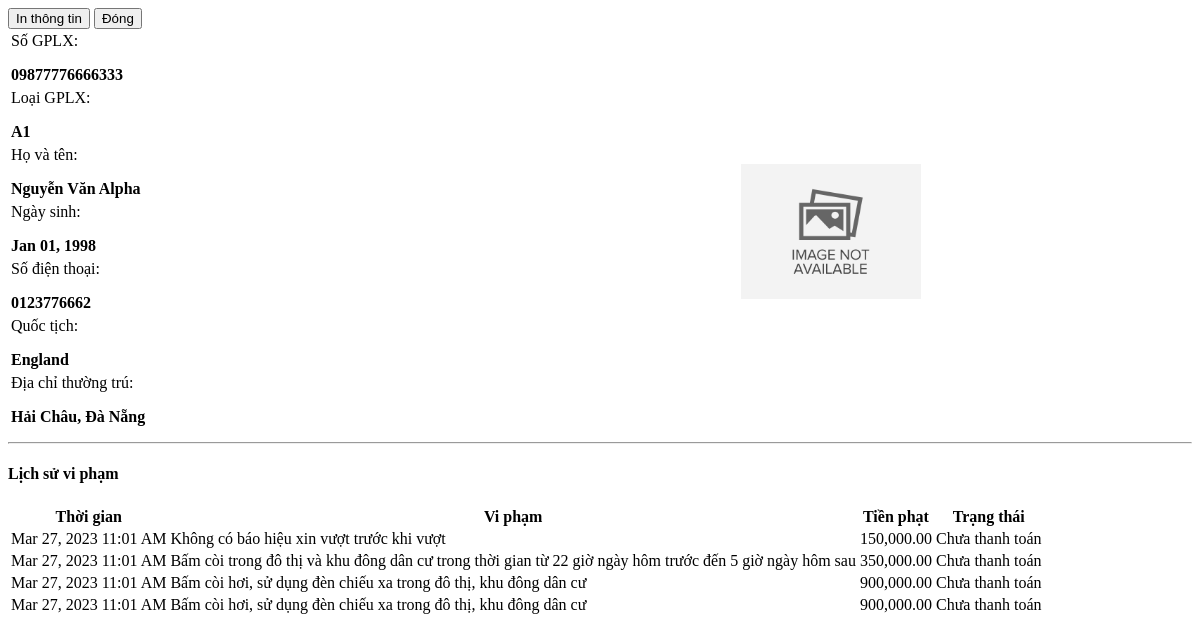
Before: /admin/drivers/view_details.php?id=9 with the older database file.
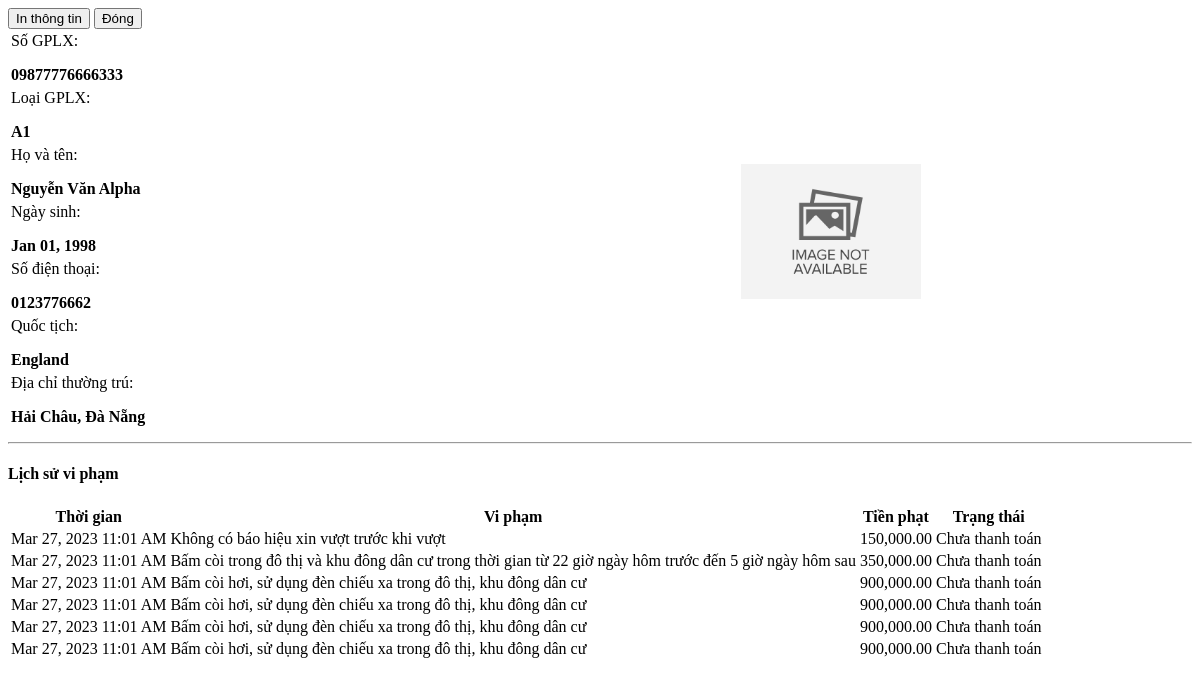
After: the same page with the newer database file.
### tables this page shows
CREATE TABLE `violation_items` (
  `driver_violation_id` int(30) NOT NULL,
  `violation_id` int(30) DEFAULT NULL,
  `fine` float NOT NULL,
  `status` tinyint(1) NOT NULL DEFAULT 0 COMMENT '0=pending, 1=paid',
  `date_created` datetime NOT NULL DEFAULT current_timestamp()
);

CREATE TABLE `violations` (
  `id` int(30) NOT NULL,
  `code` varchar(50) NOT NULL,
  `name` text NOT NULL,
  `description` text NOT NULL,
  `min_fine` float NOT NULL,
  `max_fine` float NOT NULL,
  `law_id` int(30) NOT NULL,
  `fine` float NOT NULL,
  `status` tinyint(4) NOT NULL DEFAULT 1 COMMENT '0=Inactive, 1=Active',
  `date_created` datetime NOT NULL DEFAULT current_timestamp(),
  `date_updated` datetime DEFAULT NULL ON UPDATE current_timestamp()
);

### config.php (called while the page is built, shortened)
<?php
function validate_image($file){
	if(!empty($file)){
		if(is_file(base_app.$file)){
			return base_url.$file;
		}else{
			return base_url.'dist/img/no-image-available.png';
		}
	}else{
		return base_url.'dist/img/no-image-available.png';
	}
}
?>

### admin/drivers/view_details.php (the view, shortened to what this page needs)
<?php
require_once('../../config.php');
if(isset($_GET['id']) && $_GET['id'] > 0){
    $qry2 = $conn->query("SELECT * from `drivers_meta` where driver_id = '{$_GET['id']}' ");
}
?>
<div class="container-fluid">
    <div class="w-100 d-flex justify-content-end mb-2">
        <button class="btn btn-flat btn-sm btn-default bg-lightblue" type="button" id="print"><i class="fa fa-print"></i> In thông tin</button>
        <button class="btn btn-flat btn-sm btn-default bg-black" data-dismiss="modal"><i class="fa fa-times"></i> Đóng</button>
    </div>
    <div class="border border-dark px-2 py-2" id="print_out">
        <table class="table">
            <tr class='boder-0'>
                <td width="80%" class='boder-0 align-bottom'>
                    <div class="row">
                        <div class="col-12">
                            <div class="d-flex w-max-100">
                                <label class="float-left w-auto whitespace-nowrap">Số GPLX:</label>
                                <p class="col-md-auto border-bottom border-dark w-100"><b><?php echo $license_id_no ?></b></p>
                            </div>
                            <div class="d-flex w-max-100">
                                <label class="float-left w-auto whitespace-nowrap">Loại GPLX:</label>
                                <p class="col-md-auto border-bottom border-dark w-100"><b><?php echo $license_type ?></b></p>
                            </div>
                            <div class="d-flex w-max-100">
                                <label class="float-left w-auto whitespace-nowrap">Họ và tên:</label>
                                <p class="col-md-auto border-bottom border-dark w-100"><b><?php echo $name ?></b></p>
                            </div>
                            <div class="row justify-content-between  w-max-100">
                                <div class="col-6 d-flex w-max-100">
                                    <label class="float-left w-auto whitespace-nowrap">Ngày sinh: </label>
                                    <p class="col-md-auto border-bottom px-2 border-dark w-100"><b><?php echo date("M d, Y",strtotime($dob)) ?></b></p>
                                </div>
                                <div class="col-6 d-flex w-max-100">
                                    <label class="float-left w-auto whitespace-nowrap">Số điện thoại: </label>
                                    <p class="col-md-auto border-bottom px-2 border-dark w-100"><b><?php echo $contact ?></b></p>
                                </div>
                            </div>
                            <div class="d-flex w-max-100">
                                <label class="float-left w-auto whitespace-nowrap">Quốc tịch:</label>
                                <p class="col-md-auto border-bottom border-dark w-100"><b><?php echo $nationality ?></b></p>
                            </div>
                            <div class="d-flex w-max-100">
                                <label class="float-left w-auto whitespace-nowrap">Địa chỉ thường trú:</label>
                                <p class="col-md-auto border-bottom border-dark w-100"><b><?php echo $permanent_address ?></b></p>
                            </div>
                        </div>
                    </div>
                </td>
                <td width="20%">
                    <div class="w-100 d-flex align-items-center justify-content-center">
                        <img src="<?php echo validate_image($image_path) ?>" alt="Driver's ID" class="img-thumnail" id="cimg">
                    </div>
                </td>
            </tr>
        </table>
        <hr class='bg-dark border-dark'>
        <h4 class="text-center"><b>Lịch sử vi phạm</b></h4>
        <table class='table table-stripped px-4'>
            <thead>
                <tr>
                    <th>Thời gian</th>
                    <th>Vi phạm</th>
                    <th>Tiền phạt</th>
                    <th>Trạng thái</th>
                </tr>
            </thead>
            <tbody>
                <?php
                $olist = $conn->query("SELECT i.*,o.code,o.name FROM `violation_items` i inner join `violations` o on i.violation_id = o.id where i.driver_violation_id in (SELECT id FROM `violation_list` where driver_id = '{$driver_id}') order by unix_timestamp(i.date_created) asc  ");
                while($row = $olist->fetch_assoc()):
                ?>
                <tr>
                    <td><?php echo date("M d, Y H:i A",strtotime($date_created)) ?></td>
                    <td><?php echo $row['name'] ?></td>
                    <td><?php echo number_format($row['fine'],2) ?></td>
                    <td><?php echo ($row['status'] == 1) ? "Đã thanh toán" : 'Chưa thanh toán' ?></td>
                </tr>
                <?php endwhile; ?>
            </tbody>
        </table>
    </div>
</div>

Changed rows visible on the page:
added violation_items: violation.name "Bấm còi hơi, sử dụng đèn chiếu xa trong đô thị, khu đông dân cư", fine "900,000.00", status "Chưa thanh toán"
added violation_items: violation.name "Bấm còi hơi, sử dụng đèn chiếu xa trong đô thị, khu đông dân cư", fine "900,000.00", status "Chưa thanh toán"
